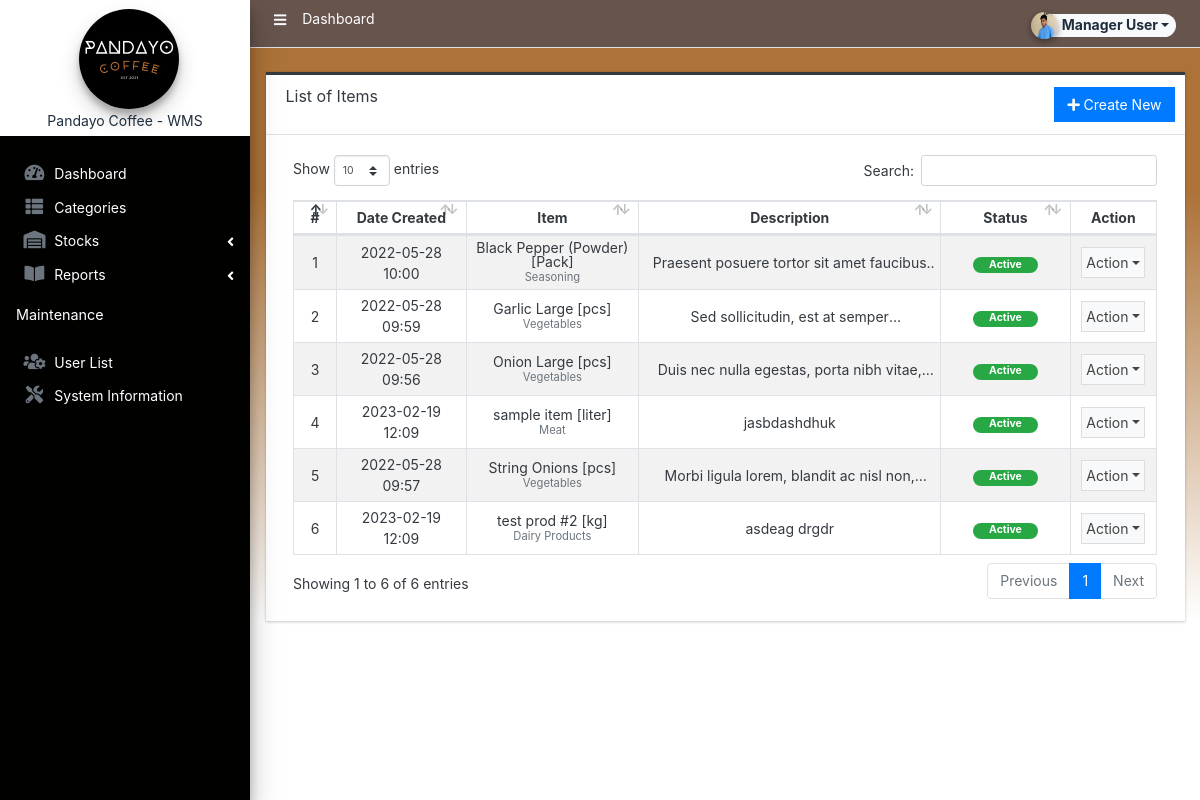
Before: /admin/?page=items/index (signed in) with the older database file.
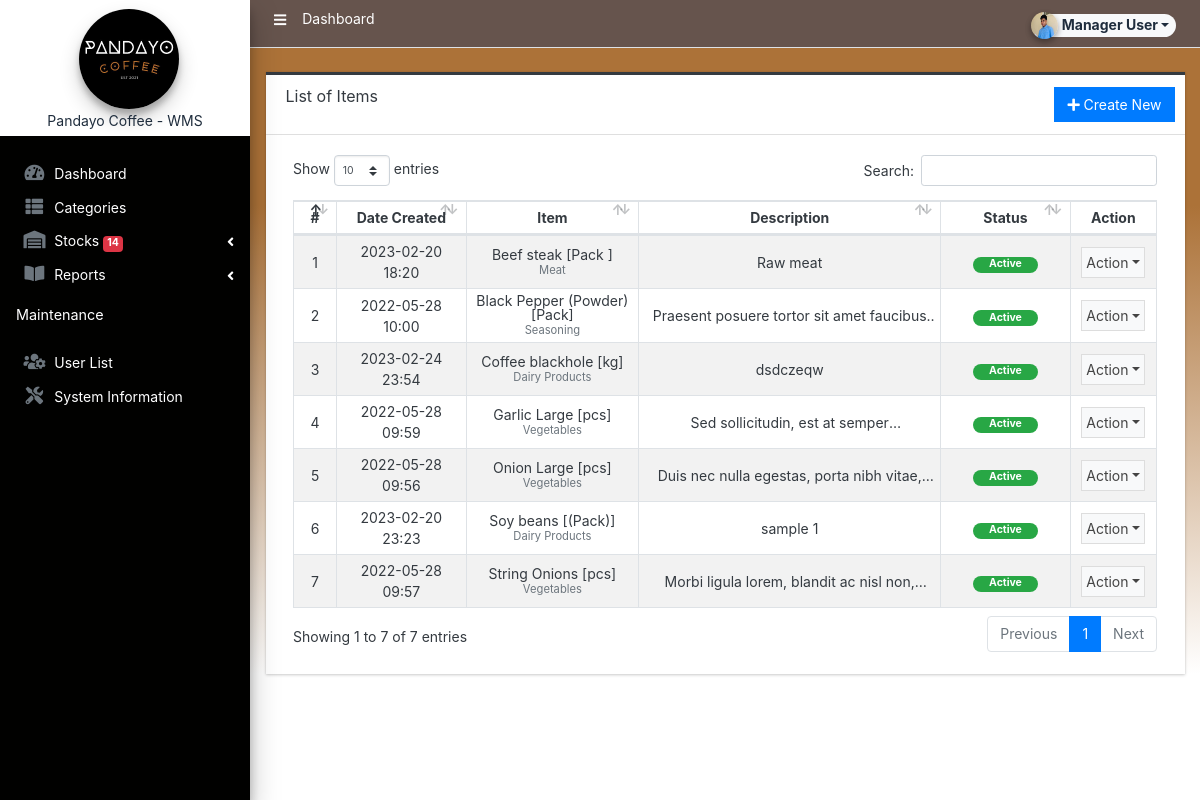
After: the same page with the newer database file.
### tables this page shows
CREATE TABLE `item_list` (
  `id` int(30) NOT NULL,
  `category_id` int(30) NOT NULL,
  `name` text NOT NULL,
  `unit` varchar(250) NOT NULL,
  `description` text NOT NULL,
  `status` tinyint(1) NOT NULL DEFAULT 1,
  `date_expiration` date NOT NULL,
  `delete_flag` tinyint(1) NOT NULL DEFAULT 0,
  `date_created` datetime NOT NULL DEFAULT current_timestamp(),
  `date_updated` datetime NOT NULL DEFAULT current_timestamp() ON UPDATE current_timestamp()
);

CREATE TABLE `category_list` (
  `id` int(30) NOT NULL,
  `name` text NOT NULL,
  `unit` varchar(250) NOT NULL DEFAULT 'pcs',
  `description` text NOT NULL,
  `status` tinyint(1) NOT NULL DEFAULT 1,
  `delete_flag` tinyint(1) NOT NULL DEFAULT 0,
  `date_created` datetime NOT NULL DEFAULT current_timestamp(),
  `date_updated` datetime NOT NULL DEFAULT current_timestamp() ON UPDATE current_timestamp()
);

### admin/items/index.php (the view, shortened to what the changed rows need)
<div class="card card-outline rounded-0 card-dark">
	<div class="card-header">
		<h3 class="card-title">List of Items</h3>
		<div class="card-tools">
			<a href="javascript:void(0)" id="create_new" class="btn btn-flat btn-primary"><span class="fas fa-plus"></span>  Create New</a>
		</div>
	</div>
	<div class="card-body">
        <div class="container-fluid">
			<table class="table table-hover table-striped table-bordered text-center" id="list">
				<colgroup>
					<col width="5%">
					<col width="15%">
					<col width="20%">
					<col width="35%">
					<col width="15%">
					<col width="10%">
				</colgroup>
				<thead>
					<tr>
						<th>#</th>
						<th>Date Created</th>
						<th>Item</th>
						<th>Description</th>
						<th>Status</th>
						<th>Action</th>
					</tr>
				</thead>
				<tbody>
					<?php
					$i = 1;
						$qry = $conn->query("SELECT i.*, c.name as `category` from `item_list` i inner join category_list c on i.category_id = c.id where i.delete_flag = 0 order by i.`name` asc ");
						while($row = $qry->fetch_assoc()):
					?>
						<tr>
							<td class="text-center"><?php echo $i++; ?></td>
							<td><?php echo date("Y-m-d H:i",strtotime($row['date_created'])) ?></td>
							<td class="">
								<div style="line-height:1em">
									<div><?= $row['name'] ?> [<?= $row['unit'] ?>]</div>
									<div><small class="text-muted"><?= $row['category'] ?></small></div>
								</div>
							</td>
							<td class=""><p class="mb-0 truncate-1"><?= strip_tags(htmlspecialchars_decode($row['description'])) ?></p></td>
							<td class="text-center">
                                <?php if($row['status'] == 1): ?>
                                    <span class="badge badge-success px-3 rounded-pill">Active</span>
                                <?php else: ?>
                                    <span class="badge badge-danger px-3 rounded-pill">Inactive</span>
                                <?php endif; ?>
                            </td>
							<td align="center">
								 <button type="button" class="btn btn-flat p-1 btn-default btn-sm dropdown-toggle dropdown-icon" data-toggle="dropdown">
				                  		Action
				                  </button>
							</td>
						</tr>
					<?php endwhile; ?>
				</tbody>
			</table>
		</div>
	</div>
</div>

### admin/inc/navigation.php (shortened to what the changed rows need)
<aside class="main-sidebar sidebar-white navbar-dark elevation-4 sidebar-no-expand dark-bg">
  <div class="sidebar os-host os-theme-light os-host-overflow os-host-overflow-y os-host-resize-disabled os-host-transition os-host-scrollbar-horizontal-hidden">
    <div class="os-padding  nav-mt">
      <div class="os-viewport os-viewport-native-scrollbars-invisible" style="overflow-y: scroll;">
        <div class="os-content" style="padding: 0px 8px; height: 100%; width: 100%;">
          <nav class="mt-1">
            <ul class="nav nav-pills nav-sidebar flex-column text-sm nav-compact nav-flat nav-child-indent nav-collapse-hide-child" data-widget="treeview" role="menu" data-accordion="false">
              <li class="nav-item">
                <a href="#" class="nav-link">
                  <p style="color:white">
                    Stocks
                    <i class="right fas fa-angle-left"></i>
                    <?php
                      $count = 0;
                      $qry_count = $conn->query("SELECT COUNT(*) as count FROM `item_list` i INNER JOIN category_list c ON i.category_id = c.id INNER JOIN stock_notif s ON s.id = 1 WHERE i.delete_flag = 0 AND ((COALESCE((SELECT SUM(quantity) FROM `stockin_list` WHERE item_id = i.id),0) - COALESCE((SELECT SUM(quantity) FROM `stockout_list` WHERE item_id = i.id),0) - COALESCE((SELECT SUM(quantity) FROM `waste_list` WHERE item_id = i.id),0)) <= s.min_stock OR (COALESCE((SELECT SUM(quantity) FROM `stockin_list` WHERE item_id = i.id),0) - COALESCE((SELECT SUM(quantity) FROM `stockout_list` WHERE item_id = i.id),0) - COALESCE((SELECT SUM(quantity) FROM `waste_list` WHERE item_id = i.id),0)) >= s.max_stock)");
                      $count += $qry_count->fetch_assoc()['count'];
                      $qry_count = $conn->query("SELECT COUNT(*) AS count FROM stockin_list WHERE expire_date <= DATE_ADD(NOW(), INTERVAL 1 DAY) AND expire_date != '0000-00-00'");
                      $count += $qry_count->fetch_assoc()['count'];
                      if ($count > 0) {
                        echo '<span class="badge badge-danger">'.$count.'</span>';
                      }
                    ?>
                  </p>
                </a>
              </li>
            </ul>
          </nav>
        </div>
      </div>
    </div>
  </div>
</aside>

Changed rows visible on the page:
removed item_list: date_created "2023-02-19 12:09", name "sample item", unit "liter", category.name "Meat", description "jasbdashdhuk", status "Active"
removed item_list: date_created "2023-02-19 12:09", name "test prod #2", unit "kg", category.name "Dairy Products", description "asdeag drgdr", status "Active"
added item_list: date_created "2023-02-20 18:20", name "Beef steak", unit "Pack", category.name "Meat", description "Raw meat", status "Active"
added item_list: date_created "2023-02-24 23:54", name "Coffee blackhole", unit "kg", category.name "Dairy Products", description "dsdczeqw", status "Active"
added item_list: date_created "2023-02-20 23:23", name "Soy beans", unit "(Pack)", category.name "Dairy Products", description "sample 1", status "Active"
Other visible differences:
$count: (not shown) → "14"
text written by a page script: "Show entries Search: Showing 1 to 6 of 6 entries Previous 1 Next" → "Show entries Search: Showing 1 to 7 of 7 entries Previous 1 Next"
